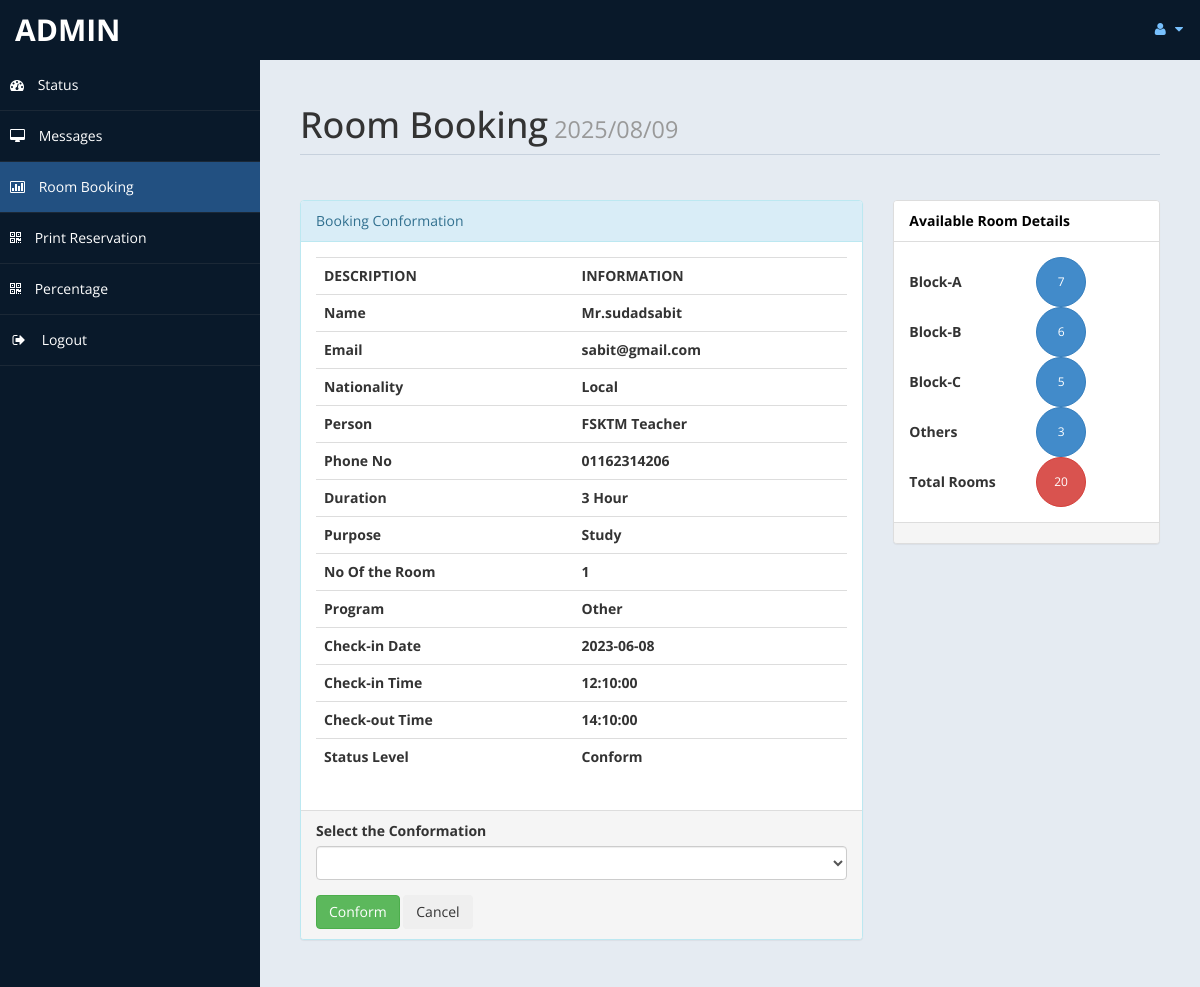
/admin/roombook.php?rid=15 (signed in), run on the app's committed database.
### tables this page shows
CREATE TABLE `roombook` (
  `id` int(10) UNSIGNED NOT NULL,
  `Title` varchar(5) DEFAULT NULL,
  `FName` text DEFAULT NULL,
  `LName` text DEFAULT NULL,
  `Email` varchar(50) DEFAULT NULL,
  `National` varchar(30) DEFAULT NULL,
  `Person` varchar(30) DEFAULT NULL,
  `Phone` text DEFAULT NULL,
  `Duration` varchar(20) DEFAULT NULL,
  `Purpose` varchar(10) DEFAULT NULL,
  `NRoom` varchar(2) DEFAULT NULL,
  `Program` varchar(15) DEFAULT NULL,
  `cin` date DEFAULT NULL,
  `cout` time DEFAULT NULL,
  `timeout` time NOT NULL,
  `stat` varchar(15) DEFAULT NULL
);

### admin/roombook.php (the view, shortened to what this page needs)
<?php
		if(!isset($_GET["rid"]))
		{
			 header("location:index.php");
		}
		else {
				$curdate=date("Y/m/d");
				include ('db.php');
				$id = $_GET['rid'];
				$sql ="Select * from roombook where id = '$id'";
				$re = mysqli_query($con,$sql);
				while($row=mysqli_fetch_array($re))
				{
					$title = $row['Title'];
					$fname = $row['FName'];
					$lname = $row['LName'];
					$email = $row['Email'];
					$nat = $row['National'];
					$country = $row['Person'];
					$Phone = $row['Phone'];
					$troom = $row['Duration'];
					$nroom = $row['NRoom'];
					$purpose = $row['Purpose'];
					$program = $row['Program'];
					$cin = $row['cin'];
					$cout = $row['cout'];
					$timeout = $row['timeout'];
					$sta = $row['stat'];
				}
	}
			?>
<!DOCTYPE html>
<html xmlns="http://www.w3.org/1999/xhtml">
<head>
    <link href="assets/css/bootstrap.css" rel="stylesheet" />
    <link href="assets/css/font-awesome.css" rel="stylesheet" />
    <link href="assets/js/morris/morris-0.4.3.min.css" rel="stylesheet" />
    <link href="assets/css/custom-styles.css" rel="stylesheet" />
</head>
<body>
    <div id="wrapper">
        <nav class="navbar navbar-default top-navbar" role="navigation">
            <div class="navbar-header">
                <a class="navbar-brand" href="home.php"> <?php echo $_SESSION["user"]; ?> </a>
            </div>
            <ul class="nav navbar-top-links navbar-right">
                <li class="dropdown">
                    <a class="dropdown-toggle" data-toggle="dropdown" href="#" aria-expanded="false">
                        <i class="fa fa-user fa-fw"></i> <i class="fa fa-caret-down"></i>
                    </a>
                </li>
            </ul>
        </nav>
        <nav class="navbar-default navbar-side" role="navigation">
            <div class="sidebar-collapse">
                <ul class="nav" id="main-menu">
                    <li>
                        <a  href="home.php"><i class="fa fa-dashboard"></i> Status</a>
                    </li>
                    <li>
                        <a href="messages.php"><i class="fa fa-desktop"></i> Messages</a>
                    </li>
					<li>
                        <a class="active-menu" href="roombook.php"><i class="fa fa-bar-chart-o"></i> Room Booking</a>
                    </li>
                    <li>
                        <a href="printall.php"><i class="fa fa-qrcode"></i> Print Reservation</a>
                    </li>
					<li>
                        <a  href="profit.php"><i class="fa fa-qrcode"></i> Percentage</a>
                    </li>
                    <li>
                        <a href="logout.php"><i class="fa fa-sign-out fa-fw"></i> Logout</a>
                    </li>
					</ul>
            </div>
        </nav>
        <div id="page-wrapper">
            <div id="page-inner">
                <div class="row">
                    <div class="col-md-12">
                        <h1 class="page-header">
                            Room Booking<small>	<?php echo  $curdate; ?> </small>
                        </h1>
                    </div>
					<div class="col-md-8 col-sm-8">
                    <div class="panel panel-info">
                        <div class="panel-heading">
                           Booking Conformation
                        </div>
                        <div class="panel-body">
							<div class="table-responsive">
                                <table class="table">
                                    <tr>
                                            <th>DESCRIPTION</th>
                                            <th>INFORMATION</th>
                                        </tr>
                                        <tr>
                                            <th>Name</th>
                                            <th><?php echo $title.$fname.$lname; ?> </th>
                                        </tr>
										<tr>
                                            <th>Email</th>
                                            <th><?php echo $email; ?> </th>
                                        </tr>
										<tr>
                                            <th>Nationality </th>
                                            <th><?php echo $nat; ?></th>
                                        </tr>
										<tr>
                                            <th>Person </th>
                                            <th><?php echo $country;  ?></th>
                                        </tr>
										<tr>
                                            <th>Phone No </th>
                                            <th><?php echo $Phone; ?></th>
                                        </tr>
										<tr>
                                            <th>Duration </th>
                                            <th><?php echo $troom; ?></th>
                                        </tr>
										<tr>
                                            <th>Purpose </th>
                                            <th><?php echo $purpose; ?></th>
                                        </tr>
										<tr>
                                            <th>No Of the Room </th>
                                            <th><?php echo $nroom; ?></th>
                                        </tr>
										<tr>
                                            <th>Program </th>
                                            <th><?php echo $program; ?></th>
                                        </tr>
										<tr>
                                            <th>Check-in Date </th>
                                            <th><?php echo $cin; ?></th>
                                        </tr>
										<tr>
                                            <th>Check-in Time</th>
                                            <th><?php echo $cout; ?></th>
                                        </tr>
										<tr>
                                            <th>Check-out Time</th>
                                            <th><?php echo $timeout; ?></th>
                                        </tr>
										<tr>
                                            <th>Status Level</th>
                                            <th><?php echo $sta; ?></th>
                                        </tr>
                                </table>
                            </div>
                        </div>
                        <div class="panel-footer">
                            <form method="post">
										<div class="form-group">
														<label>Select the Conformation</label>
														<select name="conf"class="form-control">
															<option value selected>	</option>
															<option value="Conform">Confirm Booking</option>
														</select>
										 </div>
							<input type="submit" name="co" value="Conform" class="btn btn-success">
							<input type="submit" name="co" value="Cancel" class="btn btn-cancel">
							</form>
                        </div>
                    </div>
					</div>
					<div class="col-md-4 col-sm-4">
                    <div class="panel panel-default">
                        <div class="panel-heading">
                           Available Room Details
                        </div>
                        <div class="panel-body">
						<table width="200px">
							<tr>
								<td><b>Block-A</b></td>
								<td><button type="button" class="btn btn-primary btn-circle"> 7<?php
								?> </button></td>
							</tr>
							<tr>
								<td><b>Block-B</b>	 </td>
								<td><button type="button" class="btn btn-primary btn-circle">6 <?php
								?> </button></td>
							</tr>
							<tr>
								<td><b>Block-C</b></td>
								<td><button type="button" class="btn btn-primary btn-circle"> 5<?php
								?> </button></td>
							</tr>
							<tr>
								<td><b>Others</b>	 </td>
								<td><button type="button" class="btn btn-primary btn-circle"> 3<?php
								?> </button></td>
							</tr>
							<tr>
								<td><b>Total Rooms	</b> </td>
								<td> <button type="button" class="btn btn-danger btn-circle"> 20<?php
								 ?> </button></td>
							</tr>
						</table>
						</div>
                        <div class="panel-footer">
                        </div>
                    </div>
					</div>
                </div>
                </div>
         </div>
        </div>
</body>
</html>

### admin/assets/css/custom-styles.css (style rules this page uses)
body { font-family: 'Open Sans', sans-serif; }
#wrapper { width: 100%; background:#09192A; }
#page-wrapper { padding: 15px 15px; min-height: 600px; background:#E5EBF2; }
#page-inner { width:100%; margin:10px 20px 10px 0px; background-color:transparent; padding:10px; min-height:1200px; }
h1, .h1, h2, .h2, h3, .h3 { margin-top: 7px; margin-bottom: -5px; }
.page-header { padding-bottom: 9px; margin: 10px 0 45px; border-bottom: 1px solid #C7D1DD; }
.panel-default > .panel-heading { color: #000; background-color: #FFFFFF; border-color: #ddd; font-weight:bold; }
.top-navbar { margin:0px; }
.top-navbar .navbar-brand { color: #fff; width: 260px; text-align: left; height: 60px; font-size: 30px; font-weight: 700; text-transform: uppercase; line-height: 30px; }
.top-navbar .nav > li { position: relative; display: inline-block; }
.top-navbar .nav > li > a { position: relative; display: block; padding: 19px 15px; color: #77C0FD; }
.active-menu { background-color:#225081!important; }
.sidebar-collapse , .sidebar-collapse .nav { background:none; }
.sidebar-collapse .nav { padding:0; }
.sidebar-collapse .nav > li > a { color:#fff; background:transparent; text-shadow:none; }
.sidebar-collapse > .nav > li > a { padding:15px 10px; }
.sidebar-collapse > .nav > li { border-bottom: 1px solid rgba(107, 108, 109, 0.19); }
.navbar-side { border:none; background-color: transparent; }
.top-navbar { background:#09192A; border-bottom:none; }
.top-navbar .nav > li > a > i { margin-right: 2px; }
.navbar-default { border:0px solid black; }
.navbar-header { background: #09192A; }
.nav > li > a > i { margin-right:10px; }
.btn-circle { width: 50px; height: 50px; padding: 6px 0; -webkit-border-radius: 25px; -moz-border-radius: 25px; border-radius: 25px; text-align: center; font-size: 12px; line-height: 1.428571429; }
@media (min-width:768px) { #page-wrapper { margin: 0 0 0 260px; padding: 15px 30px; min-height: 1200px; } }
@media (min-width:768px) { .navbar-side { z-index: 1; position: absolute; width: 260px; } }
@media (min-width:768px) { .navbar { border-radius: 0px; } }

### data on the page
roombook: Title "Mr.", FName "sudad", LName "sabit", Email "sabit@gmail.com", National "Local", Person "FSKTM Teacher", Phone "01162314206", Duration "3 Hour", Purpose "Study", NRoom "1", Program "Other", cin "2023-06-08", cout "12:10:00", timeout "14:10:00", stat "Conform"

### other printed values
$_SESSION["user"] "ADMIN"
